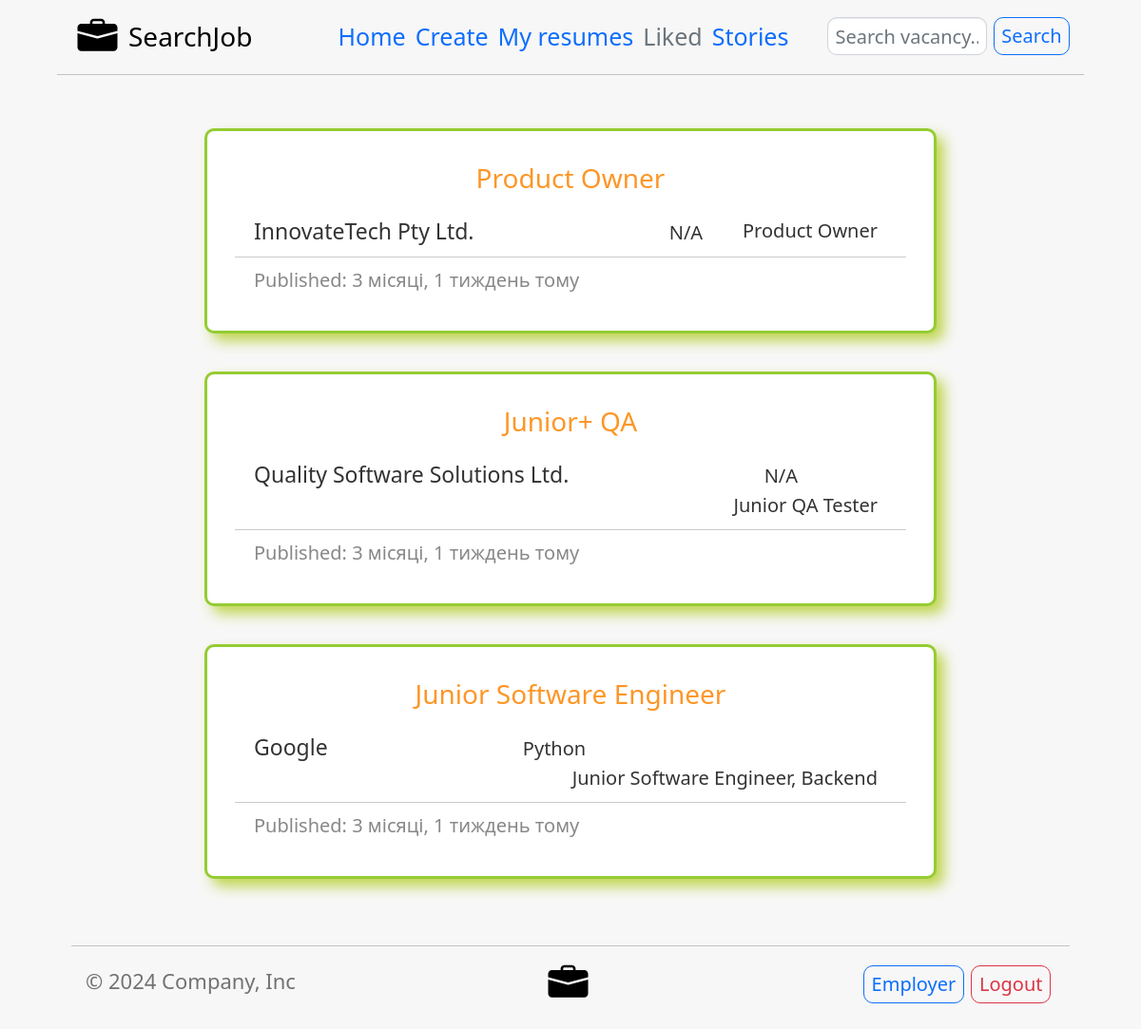
Screenshot of /employee/liked/ (signed in) with the database file from the repository.
### employer/models.py (models this page shows, shortened)
class EmployerModel(models.Model):
    name_of_job = models.CharField(max_length=100, default='')
    location = models.CharField(max_length=50, default='')
    name_of_company = models.CharField(max_length=50, default='')
    required_english = models.CharField(choices=level_of_eng(), default=level_of_eng()[4][0], max_length=30)
    type_of_job = models.CharField(max_length=40, choices=type_of_job(), default=type_of_job()[0][0])
    main_programming_language = models.CharField(max_length=15, choices=programming_languages(),
                                                 default=programming_languages()[11][0])
    lower_salary = models.SmallIntegerField(default=500)
    higher_salary = models.SmallIntegerField(default=1000)
    remote_job = models.BooleanField(default=False)
    min_experience = models.SmallIntegerField(default=0)
    benefits_of_job = models.TextField(default='')
    responsibilities_of_job = models.TextField(default='')
    requirements_of_job = models.TextField(default='')
    link_to_own_website = models.URLField(default='', null=True, blank=True)
    linkedin = models.URLField(default='', null=True, blank=True)
    email = models.EmailField(max_length=40, default='')
    phone_number = models.CharField(max_length=20, default='')
    timestamp = models.DateTimeField(auto_now_add=True)
    update = models.DateTimeField(auto_now=True)
    user = models.ForeignKey(
        settings.AUTH_USER_MODEL,
        default=1,
        on_delete=models.PROTECT
    )
    time_work = models.CharField(choices=time_work(), default=time_work()[0][0], max_length=15)
    class Meta:
        ordering = ('-timestamp', '-name_of_job')
        verbose_name = 'Vacancy'
        verbose_name_plural = 'Vacancies'
    def get_url_to_vacancy(self):
        return f'/{settings.USER_SIDE}/vacancy/{self.id}/'

### employee/views.py (the view, shortened to what this page needs)
# urls.py: path('liked/', liked_vacancies, name='liked'),
def liked_vacancies(request):
    user = get_object_or_404(User, id=request.user.id)
    with open('additional_files/liked_vacancies.json', "r") as file:
        data = json.load(file)
    user_id = str(user.id)
    try:
        liked_vacancies_user = data['users'][user_id]
        queryset = EmployerModel.objects.all().filter(id__in=liked_vacancies_user)
    except KeyError:
        queryset = EmployerModel.objects.all().filter(id__in=[0])
    query = request.GET.get('q_liked_v')
    context = {
        'vacancies': queryset,
        'count_of_vacancies': len(queryset),
        'add_query': False,
        'current_year': get_current_year()
    }
    if query:
        context['add_query'] = True
    else:
        context['add_query'] = False
    return render(request, 'employee/liked_vacancies.html', context)

### additional_functions/additional.py (called while the page is built)
def get_current_year():
    current_date = datetime.datetime.now()
    return current_date.year

### templates/employee/liked_vacancies.html (shortened to what this page needs)
{% extends 'employee/base_employee_block.html' %}
{% block add_in_nav %}
    <ul class="nav col-12 col-md-6 me-lg-auto mb-2 justify-content-center mb-md-0" style="font-size: 25px;">
        <li><a href="{% url 'employee:home-employee' %}" class="nav-link px-2">Home</a></li>
        <li><a href="{% url 'employee:create' %}" class="nav-link px-2">Create</a></li>
        <li><a href="{% url 'employee:resumes' %}" class="nav-link px-2">My resumes</a></li>
        <li><a href="{% url 'employee:liked' %}" class="nav-link px-2 link-secondary">Liked</a></li>
        <li><a href="{% url 'story:home-story' %}" class="nav-link px-2">Stories</a></li>
    </ul>
    <form class="col-12 col-lg-auto mb-3 mb-lg-0 me-lg-3" style="display: flex;" action="" method="GET">
        <input type="text" style="margin-right: 7px; height: 40px; font-size: 20px; margin-top: 8px; border-radius: 10px;" name="q_liked_v" class="form-control" placeholder="Search vacancy..." aria-label="Search" value="{{ request.GET.q_liked_v }}">
        <input type="submit" style="font-size: 20px; margin-top: 8px; border-radius: 10px;" value="Search" class="btn btn-outline-primary me-2">
    </form>
{% endblock add_in_nav %}
{% block main_content %}
    <div class="col-sm-8 col-sm-offset-2" style="margin-top: 50px; margin-bottom: 20px;">
        {% for vacancy in vacancies %}
            <div class="row">
                <div class="col-sm-20" style="margin-bottom: 20px;">
                    <div class="thumbnail" style="border-radius: 10px; border: 3px solid rgba(130,196,15,0.85); box-shadow: 8px 8px 14px rgba(188,211,68,0.92);">
                        <div class="caption" style="padding: 25px;">
                            <div style="margin-bottom: 10px; text-align: center;">
                                <a href="{{ vacancy.get_url_to_vacancy }}" style="text-decoration: none; font-size: 28px; font-weight: 500; color: #fd9626">{{ vacancy.type_of_job }}</a>
                            </div>
                            <p style="width: 100%; overflow: hidden; margin-top: 20px; font-weight: 400; font-size: 20px; margin-left: 20px;">
                                <span style="padding-right: 200px; font-size: 23px; font-weight: 500;">{{ vacancy.name_of_company }}</span>
                                <span>{{ vacancy.main_programming_language }}</span>
                                <span style="float: right; margin-right: 50px; margin-top: 2px;">{{ vacancy.name_of_job }}</span>
                            </p>
                            <hr>
                            <p style="font-size: 20px; margin-left: 20px; color: #888888">Published: {{ vacancy.timestamp|timesince }} тому</p>
                        </div>
                    </div>
                </div>
            </div>
        {% endfor %}
    </div>
{% endblock main_content %}

### rows the page displays
EmployerModel: type_of_job "Product Owner", name_of_company "InnovateTech Pty Ltd.", main_programming_language "N/A", name_of_job "Product Owner", timestamp "3 місяці, 1 тиждень"
EmployerModel: type_of_job "Junior+ QA", name_of_company "Quality Software Solutions Ltd.", main_programming_language "N/A", name_of_job "Junior QA Tester", timestamp "3 місяці, 1 тиждень"
EmployerModel: type_of_job "Junior Software Engineer", name_of_company "Google", main_programming_language "Python", name_of_job "Junior Software Engineer, Backend", timestamp "3 місяці, 1 тиждень"

### other values shown
{{ current_year }} "2024"
